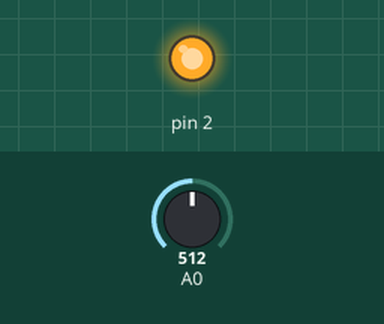
Simulated run of this sketch. Board: Arduino Uno, built with avr-gcc and run on an emulated ATmega328P. On the bench: output pins drawn as LEDs (lit = HIGH). Inputs (shaded band) come from the test bench; at power-on: A0 = 512.

Above: at 1.2 s.
1.3 s: A0 set to 493
At 2.4 s:
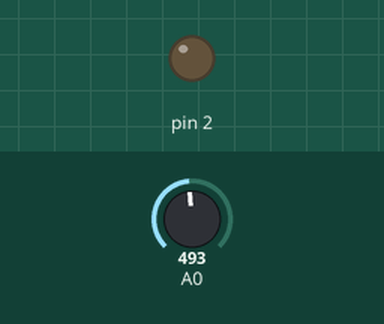
2.8 s: A0 set to 716
At 3.5 s:
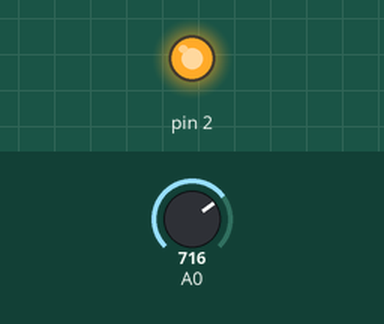
4.3 s: A0 set to 511
At 4.7 s:
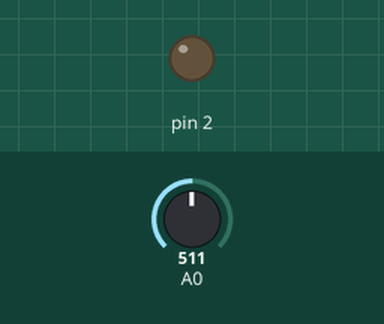
Timing chart, 0 to 7.3 s (numbered marks = the images above; inputs shaded):
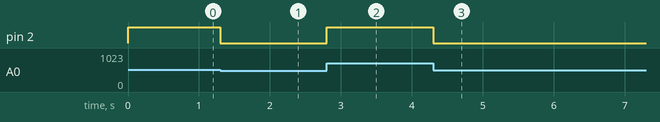

The sketch:

lab4_potentiometer_LED.ino
```cpp
void setup() {
  // put your setup code here, to run once:

}

void loop() {
  int val = analogRead(A0);
  analogWrite(2, val / 4);
}
```

Measured:
- the behaviour switches between 512 and 511 on A0 (found by bisection; images 0 and 1)
- after the input at 1.3 s, pin 2: HIGH → LOW at once
- after the input at 2.8 s, pin 2: LOW → HIGH at once
- after the input at 4.3 s, pin 2: HIGH → LOW at once
